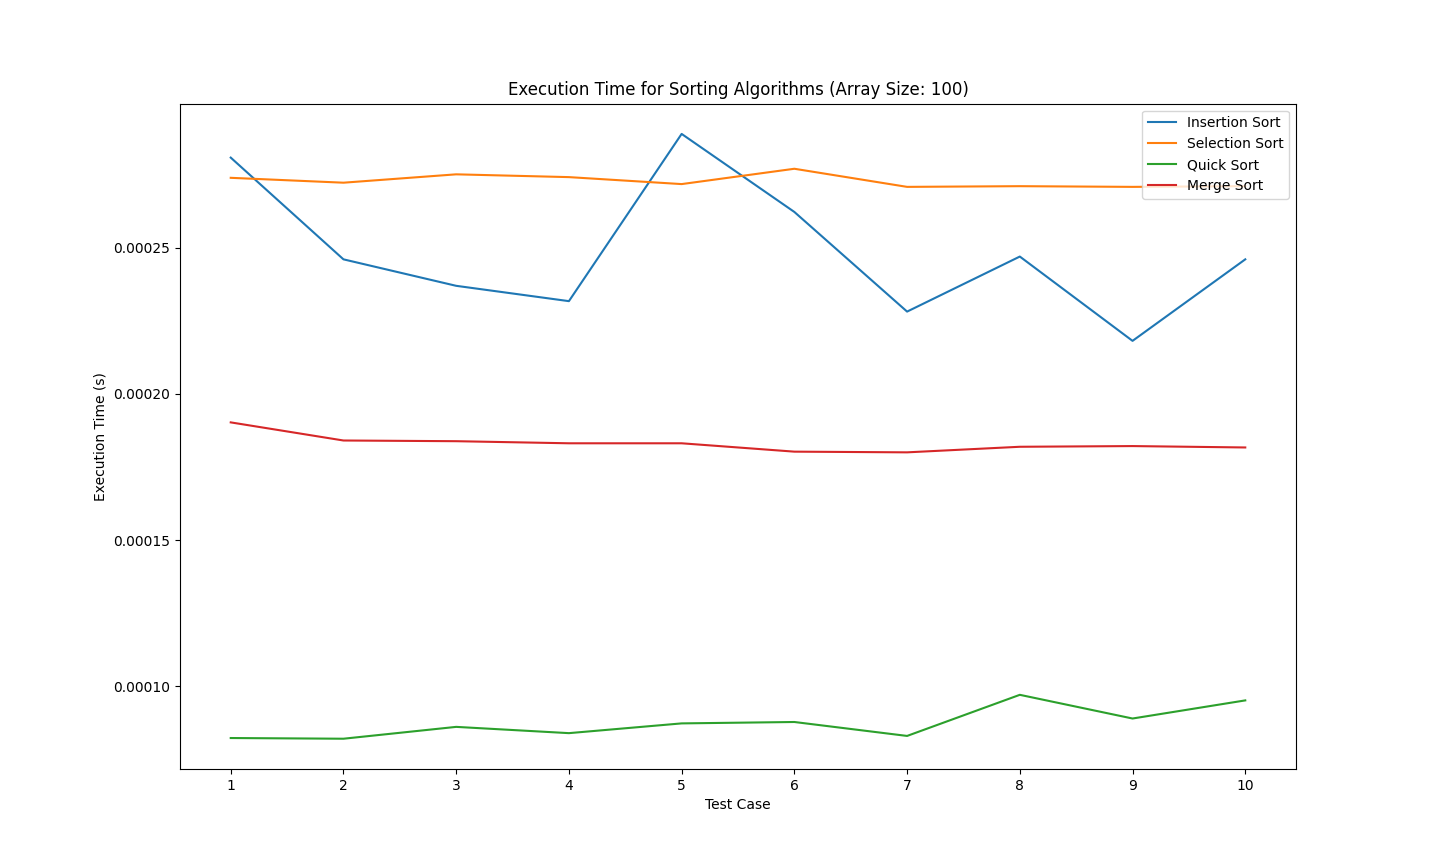

The Python source for this figure:
import time
import random
import matplotlib.pyplot as plt

# Insertion Sort
def insertion_sort(arr):
    for i in range(1, len(arr)):
        key = arr[i]
        j = i - 1
        while j >= 0 and key < arr[j]:
            arr[j + 1] = arr[j]
            j -= 1
        arr[j + 1] = key

# Selection Sort
def selection_sort(arr):
    for i in range(len(arr)):
        min_idx = i
        for j in range(i + 1, len(arr)):
            if arr[j] < arr[min_idx]:
                min_idx = j
        arr[i], arr[min_idx] = arr[min_idx], arr[i]

# Quick Sort
def quick_sort(arr, low, high):
    if low < high:
        pi = partition(arr, low, high)
        quick_sort(arr, low, pi - 1)
        quick_sort(arr, pi + 1, high)

def partition(arr, low, high):
    pivot = arr[high]
    i = low - 1
    for j in range(low, high):
        if arr[j] < pivot:
            i += 1
            arr[i], arr[j] = arr[j], arr[i]
    arr[i + 1], arr[high] = arr[high], arr[i + 1]
    return i + 1

# Merge Sort
def merge_sort(arr):
    if len(arr) <= 1:
        return arr
    middle = len(arr) // 2
    left = merge_sort(arr[:middle])
    right = merge_sort(arr[middle:])
    return merge(left, right)

def merge(left, right):
    result = []
    i = j = 0
    while i < len(left) and j < len(right):
        if left[i] < right[j]:
            result.append(left[i])
            i += 1
        else:
            result.append(right[j])
            j += 1
    result.extend(left[i:])
    result.extend(right[j:])
    return result

# Function to generate random input
def generate_random_input(size):
    return [random.randint(800, 1200) for _ in range(size)]  # Adjusted range to have less gaps around 1000

# Function to measure execution time of sorting algorithms
def measure_execution_time(sort_function, arr, *args):
    start_time = time.time()
    sort_function(arr, *args)
    end_time = time.time()
    return end_time - start_time

# Number of test cases
num_test_cases = 10

# Fixed array size for all test cases
array_size = 100

# Lists to store execution times for each sorting algorithm
insertion_times = []
selection_times = []
quick_times = []
merge_times = []

# Perform test cases
for _ in range(num_test_cases):
    # Generate random input for each test case
    data = generate_random_input(array_size)
    
    # Measure insertion sort execution time
    insertion_data = data.copy()
    insertion_time = measure_execution_time(insertion_sort, insertion_data)
    insertion_times.append(insertion_time)
    
    # Measure selection sort execution time
    selection_data = data.copy()
    selection_time = measure_execution_time(selection_sort, selection_data)
    selection_times.append(selection_time)
    
    # Measure quick sort execution time
    quick_data = data.copy()
    quick_time = measure_execution_time(quick_sort, quick_data, 0, len(quick_data) - 1)
    quick_times.append(quick_time)
    
    # Measure merge sort execution time
    merge_data = data.copy()
    merge_time = measure_execution_time(merge_sort, merge_data)
    merge_times.append(merge_time)

# Plot input size vs. execution time for all sorting algorithms
plt.plot(range(1, num_test_cases + 1), insertion_times, label='Insertion Sort')
plt.plot(range(1, num_test_cases + 1), selection_times, label='Selection Sort')
plt.plot(range(1, num_test_cases + 1), quick_times, label='Quick Sort')
plt.plot(range(1, num_test_cases + 1), merge_times, label='Merge Sort')
plt.xlabel('Test Case')
plt.ylabel('Execution Time (s)')
plt.xticks(range(1, num_test_cases + 1))
plt.title('Execution Time for Sorting Algorithms (Array Size: 100)')
plt.legend()
plt.show()
